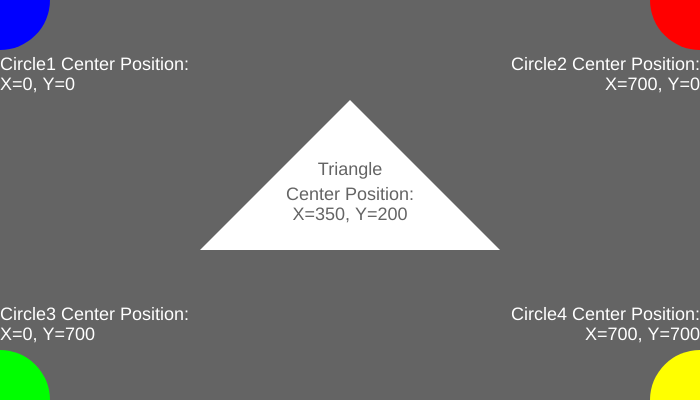
Frame 1 (no input)
Frame 60 (no input): identical to frame 1, image omitted
Frame 120 (the mouse pressed at the canvas centre since frame 60): identical to frame 1, image omitted

The p5.js sketch that drew this single still picture (run headless with seeded random() and noise() and a simulated clock; from frame 60 on, the mouse is pressed at the canvas centre):

// p5.js sketch
// ── sketch.js
//DAT405 / GAD405
//02_Coordinates

//Initialization function
function setup() {
  //Set the size of rendering window - pixels
  createCanvas(700, 400);

  //Set the size of all text
  textSize(18);

  //No stroke for shapes
  noStroke();
}

//Rendering function
function draw() {
  //Erase all canvas. Set the color to white
  background(100);

  fill(0, 255, 0)
  line(100, 100, 700, 700);

  //Center shape position and color
  fill(255);
  rectMode(CENTER);
  triangle(350, 100, 500, 250, 200, 250)
  //Set text preferences for circle0
  textAlign(CENTER);
  fill(100);
  text("Triangle", 350, 175);
  text("Center Position:", 350, 200);
  text("X=350, Y=200", width/2, height/2+20);

  //Top left corner shape position and color
  fill(0, 0, 255);
  ellipse(0, 0, 100, 100);
  //Set text preferences for circle1
  textAlign(LEFT);
  fill(255);
  text("Circle1 Center Position:", 0, 70);
  text("X=0, Y=0", 0, 90);

  //Top right corner shape position and color
  fill(255, 0, 0);
  ellipse(width, 0, 100, 100);
  //Set text preferences for circle2
  textAlign(RIGHT);
  fill(255);
  text("Circle2 Center Position:", width, 70);
  text("X=700, Y=0", width, 90);

  //Bottom right corner shape position and color
  fill(0, 255, 0);
  ellipse(0, height, 100, 100);
  //Set text preferences for circle3
  textAlign(LEFT);
  fill(255);
  text("Circle3 Center Position:", 0, height-80);
  text("X=0, Y=700", 0, height-60);

  //Top right corner shape position and color
  fill(255, 255, 0);
  ellipse(width, height, 100, 100);
  //Set text preferences for circle4
  textAlign(RIGHT);
  fill(255);
  text("Circle4 Center Position:", width, height-80);
  text("X=700, Y=700", width, height-60);
}
